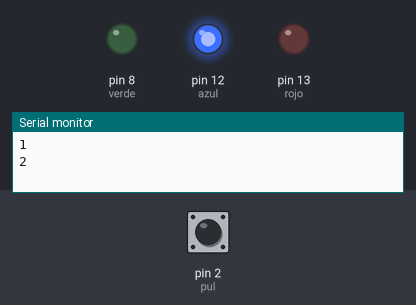
This sketch was run on a simulated Arduino Uno, built with avr-gcc and run on an emulated ATmega328P. Parts: output pins drawn as LEDs (lit = HIGH), the last lines printed to the serial monitor. Inputs (shaded band) come from the test bench; at power-on: pin 2 (pul) HIGH. Random numbers use the default seed unless the sketch sets one.

Above: at 0.1 s.
At 10.8 s:
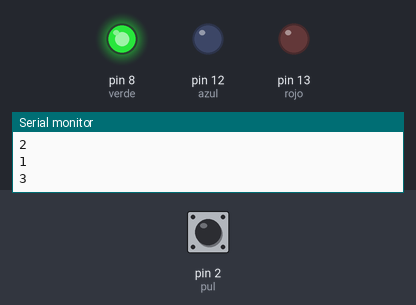
10.9 s: pin 2 (pul) pulled LOW for 2.35 s
At 14.4 s:
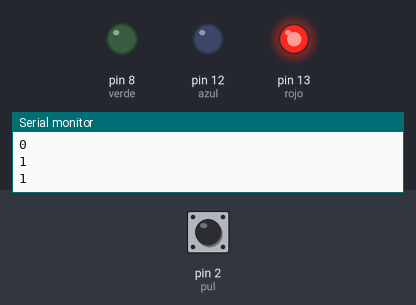
Timing chart, 0 to 22.7 s (numbered marks = the images above; inputs shaded):
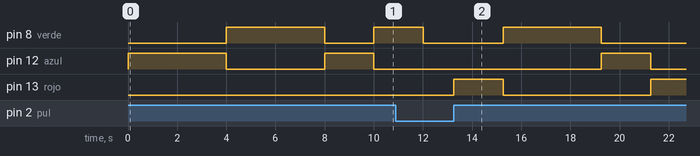

The sketch:

Ej9.ino
```cpp
#define pul 2
#define rojo 13
#define azul 12
#define verde 8
void setup() {
  Serial.begin(9600);
  pinMode(pul, INPUT_PULLUP);
  pinMode(rojo, OUTPUT);
  pinMode(azul, OUTPUT);
  pinMode(verde, OUTPUT);
}

void loop() {
  int numero = 0;
  int sensorVal = digitalRead(pul);
  Serial.println(sensorVal);
  if (sensorVal == 1){
    numero = random(1,4);
    Serial.println(numero);
   	if (numero == 1){
      digitalWrite(rojo, HIGH);
      delay(2000);
      digitalWrite(rojo, LOW);
    }
    if (numero == 2){
      digitalWrite(azul, HIGH);
      delay(2000);
      digitalWrite(azul, LOW);
    }
    if (numero == 3){
      digitalWrite(verde, HIGH);
      delay(2000);
      digitalWrite(verde, LOW);
    }
  }
  if(sensorVal == 0){
    digitalWrite(rojo, LOW);
    digitalWrite(azul, LOW);
    digitalWrite(verde, LOW);
  }
}
```
